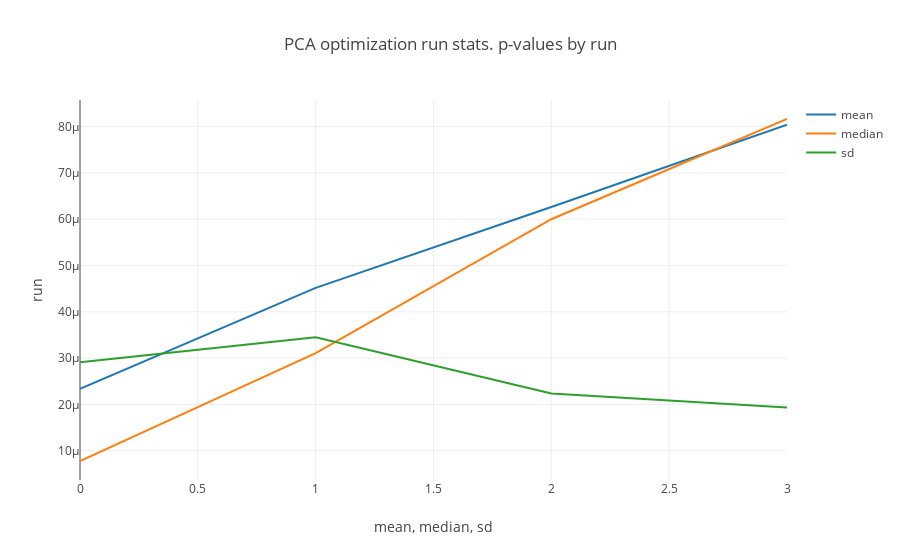

Notebook cell for this chart:
### Markdown cell above
### Summary stats

### Code cell
run_stats= [
    prob_mean, prob_median, prob_sd
]
stats_names= ['mean','median','sd']

run_stats= np.array(run_stats).T

fig_stats= [
    go.Scatter(
        x= list(range(run_stats.shape[0])),
        y= run_stats[:,i],
        mode= 'lines',
        name= stats_names[i]
    ) for i in range(run_stats.shape[1])
]

layout= go.Layout(
    title= 'PCA optimization run stats. p-values by run',
    xaxis= dict(title='mean, median, sd'),
    yaxis= dict(title= 'run')
)

Figure= go.Figure(data= fig_stats, layout= layout)

iplot(Figure)

### Figure 1 — Plotly figure (JSON) as saved in the notebook; plotly's stock layout.template omitted (floating-point values rounded to 4 significant figures)
{"data": [{"mode": "lines", "name": "mean", "type": "scatter", "uid": "d5eaa754-980b-4148-a2e2-4172bce27fe4", "x": [0, 1, 2, 3], "y": [2.338e-05, 4.517e-05, 6.262e-05, 8.04e-05]}, {"mode": "lines", "name": "median", "type": "scatter", "uid": "e83619e0-7a37-420d-b441-17a1a5d50d19", "x": [0, 1, 2, 3], "y": [7.776e-06, 3.105e-05, 5.999e-05, 8.164e-05]}, {"mode": "lines", "name": "sd", "type": "scatter", "uid": "3250b1a4-88b9-412b-a05f-dc9e2920e270", "x": [0, 1, 2, 3], "y": [2.909e-05, 3.451e-05, 2.234e-05, 1.932e-05]}], "layout": {"title": {"text": "PCA optimization run stats. p-values by run"}, "xaxis": {"title": {"text": "mean, median, sd"}}, "yaxis": {"title": {"text": "run"}}}}
